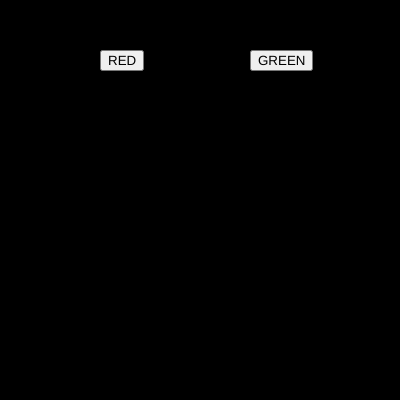
Frame 1 (no input)
Frame 60 (no input): identical to frame 1, image omitted
Frame 120 (the mouse pressed at the canvas centre since frame 60): identical to frame 1, image omitted

The p5.js sketch that drew this single still picture (run headless with seeded random() and noise() and a simulated clock; from frame 60 on, the mouse is pressed at the canvas centre):

// p5.js sketch
// ── sketch.js
var r = 0;
var g = 0;
var b = 0;
var b1, b2;

function setup() {
  createCanvas(400,400);

  b1 = createButton("RED");
  b1.position(100, 50);
  
  b2 = createButton("GREEN");
  b2.position(250, 50);
}
function draw(){
  b1.mousePressed(red_bg);
  b2.mousePressed(green_bg);
  background(r,g,b);
}

function red_bg(){
  r = 255;
  g = 0;
}

function green_bg(){
  r = 0;
  g = 255;
}
